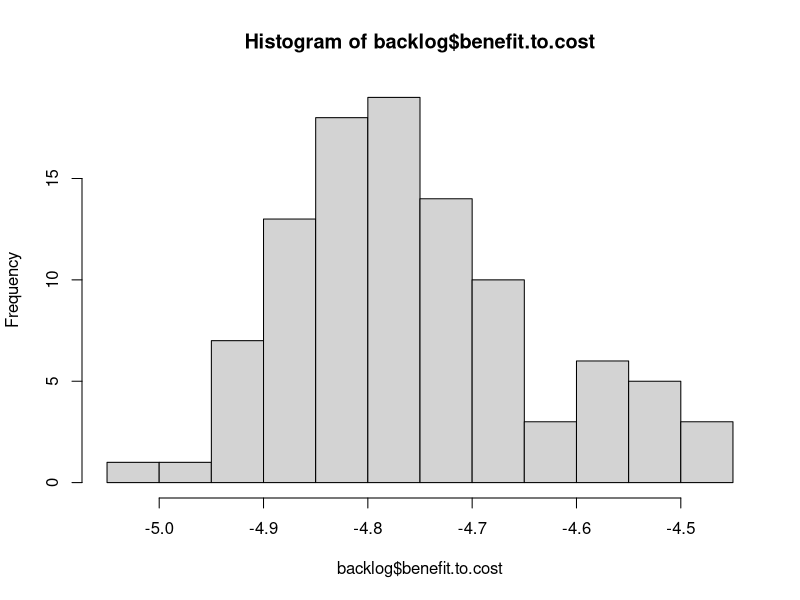
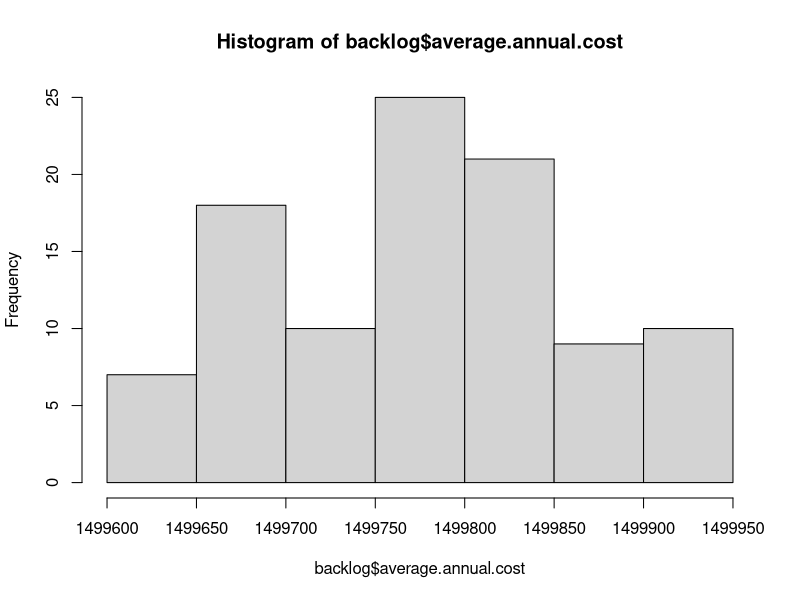
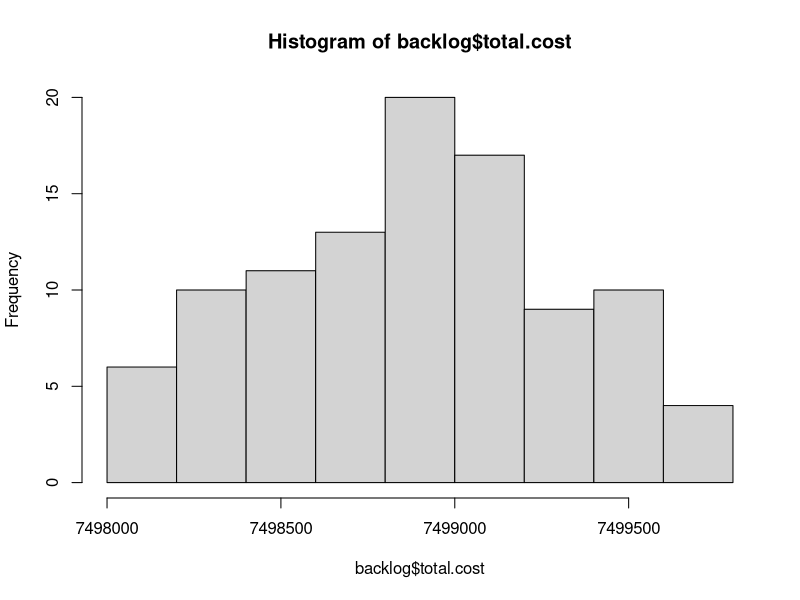
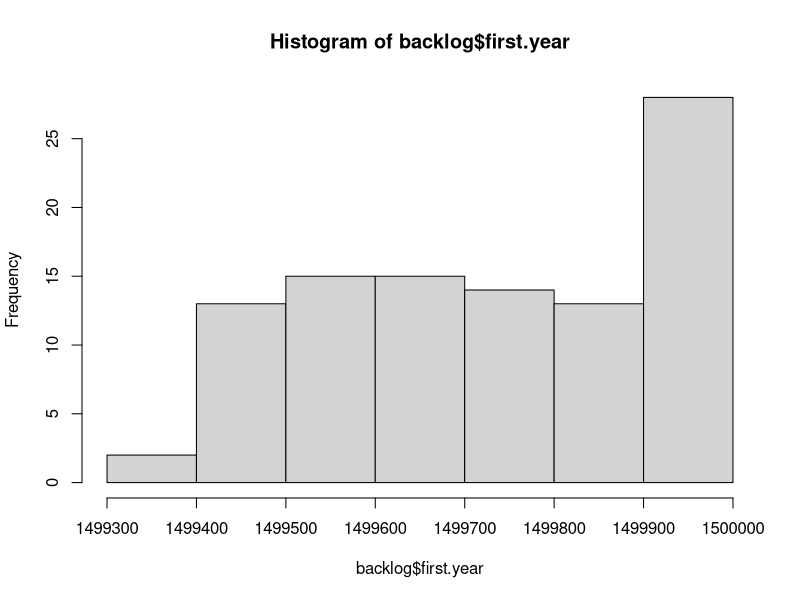

Reproduce these figures in R, in order. (Note: this script raises an error after producing the figures.)
# Read Me ####
# This code analyzes data from FST, the City's pavement consultant
# It models the cost and PCI degredation in order to optimize pavement decisions
# OCI value = PCI.  Note these scores are from November 2012.
# Created By Daniel Hadley

# Considerations: 
# 1. The knapsack approximates an optimal outcome, but needs to be inspected in cases where the 
# limit is low,E.g., http://oucsace.cs.ohiou.edu/~razvan/courses/cs4040/lecture16.pdf
# 2. The model makes assumptions about the differences in PCI reset of various treatment types.
# It assumes that patching only resets to PCI + 6, for example. 

library("plyr")


# Import data ####
setwd("K:/Somerstat/Common/Data/2014 StreetStat/PCI_Code")
# setwd ("~/Documents/Git/PCI_Code") #at home
d <- read.csv("PCI.csv")


# Create new variables #### 
d$sq.ft <- d$PavementWi * d$Length # Sq. Feet
d$sq.yd <- d$sq.ft * 0.111111 # Sq. Yards


# Functions needed for the model: ####
# f(Age) = PCI, f(PCI) = AGE, f(Age, Pave, Old PCI) = New PCI 
# f(PCI) = AGE, f(PCI) = Cost, f(knapsack) = pave 

# f(Age) = PCI
# Referenes below
# http://onlinepubs.trb.org/onlinepubs/conferences/2012/assetmgmt/presentations/Data-A-Ramirez-Flores-Chang-Albitres.pdf
# https://repository.tamu.edu/bitstream/handle/1969.1/ETD-TAMU-2009-05-317/DESHMUKH-THESIS.pdf?sequence=2
# http://www.mylongview.com/modules/showdocument.aspx?documentid=631
# See AnalyzePCI.R
PCIf <- function(AGE){ 
  PCI <- ifelse(d$Functional == "CO - Collector", 100 - (106/((log(79/AGE))^(1/.48))),
                ifelse(d$Functional == "AR - Arterial", 100 - (109/((log(88/AGE))^(1/.58))),
                       100 - (97/((log(110/AGE))^(1/.61)))
                ))
  return(PCI)
}


# f(PCI, Function, Sq.yd) = Cost 
Costf <- function(OCI, Functional, sq.yd){ 
  Cost <- ifelse((OCI >= 68) & (OCI < 88), 1.8,
         ifelse((OCI >= 47) & (OCI < 68), 18.50,
                ifelse((OCI >= 25) & (OCI < 47) & (Functional == "RT - Residential Local"), 76.80,
                       ifelse((OCI >= 25) & (OCI < 47) & (Functional == "RE - Residential Dead End"), 76.80,
                              ifelse((OCI >= 25) & (OCI < 47) & (Functional == "CO - Collector" ), 91.10,
                                     ifelse((OCI >= 25) & (OCI < 47) & (Functional == "AR - Arterial"), 91.10,
                                            ifelse((OCI >= 0) & (OCI < 25) & (Functional == "RT - Residential Local"), 139.80,
                                                   ifelse((OCI >= 0) & (OCI < 25) & (Functional == "RE - Residential Dead End"), 139.80,
                                                          ifelse((OCI >= 0) & (OCI < 25) & (Functional == "CO - Collector"), 147.70,
                                                                 ifelse((OCI >= 0) & (OCI < 25) & (Functional == "AR - Arterial"), 162.10,
                                                                        ifelse(OCI >= 88, 0, 360)))))))))))
  return(Cost*sq.yd)
}


#f(Pave, Previous Year's Moritorium) = Moritorium
Moritoriumf <- function(Pave, MoritoriumX){
  Moritorium <- ifelse(Pave == 1, 1, 
                       ifelse((MoritoriumX > 0) & (MoritoriumX < 3), 1 + MoritoriumX,
                              0 
                              ))
  return(Moritorium)
}


# f(PCI) = delta
# This takes the current PCI and calculates the difference between that and the PCI post treatment
# This is essentially the "value" in the knapsack algo
# The penultimate line ensures that during the moratorium (3 years after work is done), that
# street is not selected for maintenance yet
Deltaf <- function(OldOCI, sq.yd, Moratorium){ 
   Delta <- ifelse((OldOCI >= 68) & (OldOCI < 88) & (Moratorium == 0), ((OldOCI + 8) * sq.yd) - (OldOCI * sq.yd),
                   ifelse((OldOCI >= 47) & (OldOCI < 68) & (Moratorium == 0), ((OldOCI + 7) * sq.yd) - (OldOCI * sq.yd),
                   # why + 8 and +9: http//www.ci.san-ramon.ca.us/engr/pavement.html
                   ifelse((OldOCI >= 25) & (OldOCI < 47) & (Moratorium == 0), (96 * sq.yd) - (OldOCI * sq.yd),
                          ifelse(Moratorium != 0, 0, 
                          (100 * sq.yd) - (OldOCI * sq.yd)
                                 ))))                      
  return(Delta)
}


# # f(value, weight, limit ) = pave. This is the OLD Pave function
# # This is a greedy approximation to the Knapsack algorithm
# knapsack <- function(value, weight, limit){
#   benefit.to.cost <- value / weight #Create ratio
#   df = data.frame(value, weight, benefit.to.cost) # turn it into a DF
#   df$ID <- (1:nrow(df)) # add ID to resort later
#   df <- df[with(df, order(-benefit.to.cost)), ] # Sort by benefit.to.cost
#   rownames(df) <- NULL # Reset the row names for easier indexing
#   df$total.weight <- ifelse(cumsum(df$weight) <= limit, cumsum(df$weight), 0) # Add first items that fit
#   # I need to add a break here if nothing fits in the bag on the first pass
#   for(i in 2:nrow(df)){ #Start in row 2 because some values have been added above
#     df$total.weight[i] <- ifelse(df$weight[i] + df$total.weight[i-1] <= limit, # If adding won't go over limit
#                                  df$weight[i] + df$total.weight[i-1], df$total.weight[i-1]) # If it will, keep Weight the same
#   }
#   df$add <- 0
#   df$add[1] <- ifelse(df$total.weight[1] > 0, 1, 0)
#   for(i in 2:nrow(df)){ #Start in row 2 
#     df$add[i] <- ifelse(df$total.weight[i] > df$total.weight[i-1], 1, 0) # 1 if it has been added
#   }
#   df$add <- ifelse(df$benefit.to.cost == 0, 0, df$add) #To avoid paving streets under moratorium
#   df$add <- ifelse(df$value == 0, 0, df$add)
#   df <- df[with(df, order(ID)), ] # Resort by ID
#   rownames(df) <- NULL # Reset the row names for easier indexing
#   return(df$add)
# }


# f(value, weight, limit preventive maintenance, limit reconstruction) = pave. This is the basic Pave function
# This is a greedy approximation to the Knapsack algorithm
knapsack <- function(value, weight, limitPM, limitR, PCI){
  benefit.to.cost <- value / weight #Create ratio
  df = data.frame(value, weight, benefit.to.cost, PCI) # turn it into a DF
  df$ID <- (1:nrow(df)) # add ID to resort later
  df <- df[with(df, order(-benefit.to.cost)), ] # Sort by benefit.to.cost
  rownames(df) <- NULL # Reset the row names for easier indexing
  df$total.weight <- ifelse(cumsum(df$weight) <= limitPM, cumsum(df$weight), 0) # Add first items that fit
  # I need to add a break here if nothing fits in the bag on the first pass
  for(i in 2:nrow(df)){ #Start in row 2 because some values have been added above
    df$total.weight[i] <- ifelse(df$weight[i] + df$total.weight[i-1] <= limitPM, # If adding won't go over limit
                                 df$weight[i] + df$total.weight[i-1], df$total.weight[i-1]) # If it will, keep Weight the same
  }
  df$add <- 0
  df$add[1] <- ifelse(df$total.weight[1] > 0, 1, 0)
  for(i in 2:nrow(df)){ #Start in row 2 
    df$add[i] <- ifelse(df$total.weight[i] > df$total.weight[i-1], 1, 0) # 1 if it has been added
  }
  df$add <- ifelse(df$benefit.to.cost == 0, 0, df$add) #To avoid paving streets under moratorium
  df$add <- ifelse(df$value == 0, 0, df$add)
  # Now do it all again for full reconstruction of the worst streets
  df <- df[with(df, order(PCI)), ] # Sort by PCI
  rownames(df) <- NULL # Reset the row names for easier indexing
  df$total.weight.a <- ifelse(cumsum(df$weight) <= limitR, cumsum(df$weight), 0) # Add first items that fit
  # I need to add a break here if nothing fits in the bag on the first pass
  for(i in 2:nrow(df)){ #Start in row 2 because some values have been added above
    df$total.weight.a[i] <- ifelse(df$weight[i] + df$total.weight.a[i-1] <= limitR, # If adding won't go over limit
                                 df$weight[i] + df$total.weight.a[i-1], df$total.weight.a[i-1]) # If it will, keep Weight the same
  }
  df$add.a <- 0
  df$add.a[1] <- ifelse(df$total.weight.a[1] > 0, 1, 0)
  for(i in 2:nrow(df)){ #Start in row 2 
    df$add.a[i] <- ifelse(df$total.weight.a[i] > df$total.weight.a[i-1], 1, 0) # 1 if it has been added
  }
  df$add.a <- ifelse(df$benefit.to.cost == 0, 0, df$add.a) #To avoid paving streets under moratorium
  df$add.a <- ifelse(df$value == 0, 0, df$add.a)
  # now resort
  df <- df[with(df, order(ID)), ] # Resort by ID
  rownames(df) <- NULL # Reset the row names for easier indexing
  df$pave <- ifelse((df$add == 1) | (df$add.a == 1), 1, 0)
  return(df$pave)
}


# f(Age, Pave, Old PCI) = New PCI
# See AnalyzePCI.R
NewPCIf <- function(AGE, Pave, OldOCI){
  NewPCI <- ifelse((OldOCI >= 68) & (OldOCI < 88) & (Pave == 1), OldOCI + 8,
                   # why + 7: http//www.ci.san-ramon.ca.us/engr/pavement.html
                   ifelse((OldOCI >= 47) & (OldOCI < 68) & (Pave == 1), OldOCI + 7,
                          ifelse((OldOCI >= 25) & (OldOCI < 47) & (Pave == 1), 96, 
                                 # http://www.mylongview.com/modules/showdocument.aspx?documentid=631
                                 ifelse((OldOCI >= 0) & (OldOCI < 25) & (Pave == 1), 100,
                                        ifelse((d$Functional == "CO - Collector") & (Pave == 0), 100 - (106/((log(79/AGE))^(1/.48))),
                                               ifelse((d$Functional == "AR - Arterial") & (Pave == 0), 100 - (109/((log(88/AGE))^(1/.58))),
                                                      100 - (97/((log(110/AGE))^(1/.61)))
                                 ))))))                      
  return(NewPCI)
}


# f(NewPCI) = New Age
Agef <- function(NewPCI){
  NewAge <- ifelse((d$Functional == "CO - Collector"), 79*(2.71828^(-9.37879/(100-NewPCI)^0.48)),
                   ifelse((d$Functional == "AR - Arterial"), 88*(2.71828^(-15.1952/(100-NewPCI)^0.58)),
                          110*(2.71828^(-16.2904/(100-NewPCI)^0.61))
                   ))
                   
  return(NewAge)
}


# Final model ####

  d$Age <- Agef(d$OCI) # Estimated age in Nov 2012
  d$backlog <- Costf(d$OCI, d$Functional, d$sq.yd) # Backlog in Nov 2012
  d$Moritorium <- 0 # Hold for three years between routine maintenance 
  d$Delta.a <- Deltaf(d$OCI, d$sq.yd, d$Moritorium) # Difference between old OCI and potential OCI
  d$Pave.a <- knapsack(d$Delta.a, d$backlog, 1000000, 1000000, d$OCI) # Pave or not in spring 2013
  d$cost.a <- ifelse(d$Pave.a == 1, Costf(d$OCI, d$Functional, d$sq.yd),0) #The cost to pave the selected streets
  d$Moritorium.a <- Moritoriumf(d$Pave.a, d$Moritorium) #if work has been done, hold for 3 years
  d$Age.Tmp <- (1 + d$Age) #Temporary to do the new PCI calculation
  d$PCI.a <-  NewPCIf(d$Age.Tmp, d$Pave.a, d$OCI)
  d$Age.a <- Agef(d$PCI.a) # The new "age" in Nov 2013. E.g., crack and seal streets are not brand new.
d$backlog.a <- Costf(d$PCI.a, d$Functional, d$sq.yd) #Backlog in Nov 2013
  d$Delta.b <- Deltaf(d$PCI.a, d$sq.yd, d$Moritorium.a)
  d$Pave.b <- knapsack(d$Delta.b, d$backlog.a, 1000000, 1000000, d$PCI.a)
  d$cost.b <- ifelse(d$Pave.b == 1, Costf(d$PCI.a, d$Functional, d$sq.yd),0)
  d$Moritorium.b <- Moritoriumf(d$Pave.b, d$Moritorium.a)
  d$Age.Tmp <- (1 + d$Age.a) 
  d$PCI.b <-  NewPCIf(d$Age.Tmp, d$Pave.b, d$PCI.a)
  d$Age.b <- Agef(d$PCI.b)
d$backlog.b <- Costf(d$PCI.b, d$Functional, d$sq.yd)
  d$Delta.c <- Deltaf(d$PCI.b, d$sq.yd, d$Moritorium.b)
  d$Pave.c <- knapsack(d$Delta.c, d$backlog.b, 1000000, 1000000, d$PCI.b)
  d$cost.c <- ifelse(d$Pave.c == 1, Costf(d$PCI.b, d$Functional, d$sq.yd),0)
  d$Moritorium.c <- Moritoriumf(d$Pave.c, d$Moritorium.b)
  d$Age.Tmp <- (1 + d$Age.b) 
  d$PCI.c <-  NewPCIf(d$Age.Tmp, d$Pave.c, d$PCI.b)
  d$Age.c <- Agef(d$PCI.c)
d$backlog.c <- Costf(d$PCI.c, d$Functional, d$sq.yd)
  d$Delta.d <- Deltaf(d$PCI.c, d$sq.yd, d$Moritorium.c)
  d$Pave.d <- knapsack(d$Delta.d, d$backlog.c, 1000000, 1000000, d$PCI.c)
  d$cost.d <- ifelse(d$Pave.d == 1, Costf(d$PCI.c, d$Functional, d$sq.yd),0)
  d$Moritorium.d <- Moritoriumf(d$Pave.d, d$Moritorium.c)
  d$Age.Tmp <- (1 + d$Age.c) 
  d$PCI.d <-  NewPCIf(d$Age.Tmp, d$Pave.d, d$PCI.c)
  d$Age.d <- Agef(d$PCI.d)
d$backlog.d <- Costf(d$PCI.d, d$Functional, d$sq.yd)
  d$Delta.e <- Deltaf(d$PCI.d, d$sq.yd, d$Moritorium.d)
  d$Pave.e <- knapsack(d$Delta.e, d$backlog.d, 1000000, 1000000, d$PCI.d)
  d$cost.e <- ifelse(d$Pave.e == 1, Costf(d$PCI.d, d$Functional, d$sq.yd),0)
  d$Moritorium.e <- Moritoriumf(d$Pave.e, d$Moritorium.d)
  d$Age.Tmp <- (1 + d$Age.d) 
  d$PCI.e <-  NewPCIf(d$Age.Tmp, d$Pave.e, d$PCI.d)
  d$Age.e <- Agef(d$PCI.e)
d$backlog.e <- Costf(d$PCI.e, d$Functional, d$sq.yd)


# Final model wrapped in a function with the Streets that DPW did in 2013 ####
# f(n, limit preventive maintenance, limit reconstruction) = output
Modelf <- function(n, limitPM, limitR){
  d$Age <- Agef(d$OCI) # Estimated age in Nov 2012
  d$backlog <- Costf(d$OCI, d$Functional, d$sq.yd) # Backlog in Nov 2012
  d$Moritorium <- 0 # Hold for three years between routine maintenance 
  d$Delta.a <- Deltaf(d$OCI, d$sq.yd, d$Moritorium) # Difference between old OCI and potential OCI
  ## The following list is missing the private ways and the part of Shore they did. Was it all Shore?
  d$Pave.a <- ifelse(d$STREETNAME %in% c('ALBION ST' , 'ALBION TERR', 'BELMONT SQ', 'HAMMOND ST',
                                         'MORGAN ST', 'WHEELER ST', 'WYATT ST', 'YORKTOWN ST'), 1, 0)
  d$cost.a <- ifelse(d$Pave.a == 1, Costf(d$OCI, d$Functional, d$sq.yd),0) #The cost to pave the selected streets
  d$Moritorium.a <- Moritoriumf(d$Pave.a, d$Moritorium) #if work has been done, hold for 3 years
  d$Age.Tmp <- (1 + d$Age) #Temporary to do the new PCI calculation
  d$PCI.a <-  NewPCIf(d$Age.Tmp, d$Pave.a, d$OCI)
  d$Age.a <- Agef(d$PCI.a) # The new "age" in Nov 2013. E.g., crack and seal streets are not brand new.
  d$backlog.a <- Costf(d$PCI.a, d$Functional, d$sq.yd) #Backlog in Nov 2013
  d$Delta.b <- Deltaf(d$PCI.a, d$sq.yd, d$Moritorium.a)
  d$Pave.b <- knapsack(d$Delta.b, d$backlog.a, limitPM, limitR, d$PCI.a)
  d$cost.b <- ifelse(d$Pave.b == 1, Costf(d$PCI.a, d$Functional, d$sq.yd),0)
  d$Moritorium.b <- Moritoriumf(d$Pave.b, d$Moritorium.a)
  d$Age.Tmp <- (1 + d$Age.a) 
  d$PCI.b <-  NewPCIf(d$Age.Tmp, d$Pave.b, d$PCI.a)
  d$Age.b <- Agef(d$PCI.b)
  d$backlog.b <- Costf(d$PCI.b, d$Functional, d$sq.yd)
  d$Delta.c <- Deltaf(d$PCI.b, d$sq.yd, d$Moritorium.b)
  d$Pave.c <- knapsack(d$Delta.c, d$backlog.b, limitPM, limitR, d$PCI.b)
  d$cost.c <- ifelse(d$Pave.c == 1, Costf(d$PCI.b, d$Functional, d$sq.yd),0)
  d$Moritorium.c <- Moritoriumf(d$Pave.c, d$Moritorium.b)
  d$Age.Tmp <- (1 + d$Age.b) 
  d$PCI.c <-  NewPCIf(d$Age.Tmp, d$Pave.c, d$PCI.b)
  d$Age.c <- Agef(d$PCI.c)
  d$backlog.c <- Costf(d$PCI.c, d$Functional, d$sq.yd)
  d$Delta.d <- Deltaf(d$PCI.c, d$sq.yd, d$Moritorium.c)
  d$Pave.d <- knapsack(d$Delta.d, d$backlog.c, limitPM, limitR, d$PCI.c)
  d$cost.d <- ifelse(d$Pave.d == 1, Costf(d$PCI.c, d$Functional, d$sq.yd),0)
  d$Moritorium.d <- Moritoriumf(d$Pave.d, d$Moritorium.c)
  d$Age.Tmp <- (1 + d$Age.c) 
  d$PCI.d <-  NewPCIf(d$Age.Tmp, d$Pave.d, d$PCI.c)
  d$Age.d <- Agef(d$PCI.d)
  d$backlog.d <- Costf(d$PCI.d, d$Functional, d$sq.yd)
  d$Delta.e <- Deltaf(d$PCI.d, d$sq.yd, d$Moritorium.d)
  d$Pave.e <- knapsack(d$Delta.e, d$backlog.d, limitPM, limitR, d$PCI.d)
  d$cost.e <- ifelse(d$Pave.e == 1, Costf(d$PCI.d, d$Functional, d$sq.yd),0)
  d$Moritorium.e <- Moritoriumf(d$Pave.e, d$Moritorium.d)
  d$Age.Tmp <- (1 + d$Age.d) 
  d$PCI.e <-  NewPCIf(d$Age.Tmp, d$Pave.e, d$PCI.d)
  d$Age.e <- Agef(d$PCI.e)
  d$backlog.e <- Costf(d$PCI.e, d$Functional, d$sq.yd)
  #   Now create the outputs
  backlog <- sum(d$backlog.e)
  backlog.reduction <- (sum(d$backlog)) - (sum(d$backlog.e))
  backlog.change <- ((sum(d$backlog.e)) - (sum(d$backlog))) / (sum(d$backlog))
  total.cost <- sum(d$cost.a, d$cost.b, d$cost.c, d$cost.d, d$cost.e)
  benefit.to.cost <- backlog.reduction / total.cost
  low <- d[ which(d$PCI.e < 30), ]
  percent.low <- (sum(low$sq.yd))/1655897
  pci <- weighted.mean(d$PCI.e, d$sq.yd)
  output <- list(backlog, backlog.reduction, backlog.change, total.cost, benefit.to.cost, percent.low, pci)
  return(output)
}
Modelf(1, 2000000, 2000000)


# Stochastic Model (random sorting) for comparison ####
# f(value, weight, limit ) = pave. 
# This is a greedy approximation to the Knapsack algorithm
knapsack <- function(value, weight, limit){
  benefit.to.cost <- sample(1:573, 573, replace=F) #Instead of real ratio, make it random
  df = data.frame(value, weight, benefit.to.cost) # turn it into a DF
  df$ID <- (1:nrow(df)) # add ID to resort later
  df <- df[with(df, order(-benefit.to.cost)), ] # Sort by benefit.to.cost
  rownames(df) <- NULL # Reset the row names for easier indexing
  df$total.weight <- ifelse(cumsum(df$weight) <= limit, cumsum(df$weight), 0) # Add first items that fit
  # I need to add a break here if nothing fits in the bag on the first pass
  for(i in 2:nrow(df)){ #Start in row 2 because some values have been added above
    df$total.weight[i] <- ifelse(df$weight[i] + df$total.weight[i-1] <= limit, # If adding won't go over limit
                                 df$weight[i] + df$total.weight[i-1], df$total.weight[i-1]) # If it will, keep Weight the same
  }
  df$add <- 0
  df$add[1] <- ifelse(df$total.weight[1] > 0, 1, 0)
  for(i in 2:nrow(df)){ #Start in row 2 
    df$add[i] <- ifelse(df$total.weight[i] > df$total.weight[i-1], 1, 0) # 1 if it has been added
  }
  df <- df[with(df, order(ID)), ] # Resort by ID
  rownames(df) <- NULL # Reset the row names for easier indexing
  return(df$add)
}


Modelf <- function(n){
  d$Age <- Agef(d$OCI) # Estimated age in Nov 2012
  d$backlog <- Costf(d$OCI, d$Functional, d$sq.yd) # Backlog in Nov 2012
  d$Moritorium <- 0 # Hold for three years between routine maintenance 
  d$Delta.a <- Deltaf(d$OCI, d$sq.yd, d$Moritorium) # Difference between old OCI and potential OCI
  d$Pave.a <- knapsack(d$Delta.a, d$backlog, 1500000) # Pave or not in spring 2013
  d$cost.a <- ifelse(d$Pave.a == 1, Costf(d$OCI, d$Functional, d$sq.yd),0) #The cost to pave the selected streets
  d$Moritorium.a <- Moritoriumf(d$Pave.a, d$Moritorium) #if work has been done, hold for 3 years
  d$Age.Tmp <- (1 + d$Age) #Temporary to do the new PCI calculation
  d$PCI.a <-  NewPCIf(d$Age.Tmp, d$Pave.a, d$OCI)
  d$Age.a <- Agef(d$PCI.a) # The new "age" in Nov 2013. E.g., crack and seal streets are not brand new.
  d$backlog.a <- Costf(d$PCI.a, d$Functional, d$sq.yd) #Backlog in Nov 2013
  d$Delta.b <- Deltaf(d$PCI.a, d$sq.yd, d$Moritorium.a)
  d$Pave.b <- knapsack(d$Delta.b, d$backlog.a, 1500000)
  d$cost.b <- ifelse(d$Pave.b == 1, Costf(d$PCI.a, d$Functional, d$sq.yd),0)
  d$Moritorium.b <- Moritoriumf(d$Pave.b, d$Moritorium.a)
  d$Age.Tmp <- (1 + d$Age.a) 
  d$PCI.b <-  NewPCIf(d$Age.Tmp, d$Pave.b, d$PCI.a)
  d$Age.b <- Agef(d$PCI.b)
  d$backlog.b <- Costf(d$PCI.b, d$Functional, d$sq.yd)
  d$Delta.c <- Deltaf(d$PCI.b, d$sq.yd, d$Moritorium.b)
  d$Pave.c <- knapsack(d$Delta.c, d$backlog.b, 1500000)
  d$cost.c <- ifelse(d$Pave.c == 1, Costf(d$PCI.b, d$Functional, d$sq.yd),0)
  d$Moritorium.c <- Moritoriumf(d$Pave.c, d$Moritorium.b)
  d$Age.Tmp <- (1 + d$Age.b) 
  d$PCI.c <-  NewPCIf(d$Age.Tmp, d$Pave.c, d$PCI.b)
  d$Age.c <- Agef(d$PCI.c)
  d$backlog.c <- Costf(d$PCI.c, d$Functional, d$sq.yd)
  d$Delta.d <- Deltaf(d$PCI.c, d$sq.yd, d$Moritorium.c)
  d$Pave.d <- knapsack(d$Delta.d, d$backlog.c, 1500000)
  d$cost.d <- ifelse(d$Pave.d == 1, Costf(d$PCI.c, d$Functional, d$sq.yd),0)
  d$Moritorium.d <- Moritoriumf(d$Pave.d, d$Moritorium.c)
  d$Age.Tmp <- (1 + d$Age.c) 
  d$PCI.d <-  NewPCIf(d$Age.Tmp, d$Pave.d, d$PCI.c)
  d$Age.d <- Agef(d$PCI.d)
  d$backlog.d <- Costf(d$PCI.d, d$Functional, d$sq.yd)
  d$Delta.e <- Deltaf(d$PCI.d, d$sq.yd, d$Moritorium.d)
  d$Pave.e <- knapsack(d$Delta.e, d$backlog.d, 1500000)
  d$cost.e <- ifelse(d$Pave.e == 1, Costf(d$PCI.d, d$Functional, d$sq.yd),0)
  d$Moritorium.e <- Moritoriumf(d$Pave.e, d$Moritorium.d)
  d$Age.Tmp <- (1 + d$Age.d) 
  d$PCI.e <-  NewPCIf(d$Age.Tmp, d$Pave.e, d$PCI.d)
  d$Age.e <- Agef(d$PCI.e)
  d$backlog.e <- Costf(d$PCI.e, d$Functional, d$sq.yd)
  #   Now create the outputs
  backlog <- sum(d$backlog.e)
  backlog.reduction <- (sum(d$backlog)) - (sum(d$backlog.e))
  total.cost <- sum(d$cost.a, d$cost.b, d$cost.c, d$cost.d, d$cost.e)
  benefit.to.cost <- backlog.reduction / total.cost
  average.annual.cost <- ((sum(d$cost.a)) + (sum(d$cost.b)) + (sum(d$cost.c)) + 
                            (sum(d$cost.d)) + (sum(d$cost.e))) / 5
  first.year <- sum(d$cost.a)
  output <- list(backlog, backlog.reduction, total.cost, benefit.to.cost, average.annual.cost, first.year)
  return(output)
}

Modelf(1)

# Now run the function X number of times
# http://stats.stackexchange.com/questions/7999/how-to-efficiently-repeat-a-function-on-a-data-set-in-r
library("plyr")
l <- alply(cbind(rep(100,100),rep(20,10)),1,Modelf)
backlog <- data.frame(matrix(unlist(l), nrow=100, byrow=T))
colnames(backlog) <- c("backlog", "backlog.reduction", "total.cost", "benefit.to.cost", 
                       "average.annual.cost", "first.year")

hist(backlog$benefit.to.cost)
hist(backlog$average.annual.cost)
hist(backlog$total.cost)
hist(backlog$first.year)


# Stochastic Model (random spending number) to see return on investment ####

Modelf <- function(n){
  random <- runif(1, min=0, max=6000000)
  d$Age <- Agef(d$OCI) # Estimated age in Nov 2012
  d$backlog <- Costf(d$OCI, d$Functional, d$sq.yd) # Backlog in Nov 2012
  d$Moritorium <- 0 # Hold for three years between routine maintenance 
  d$Delta.a <- Deltaf(d$OCI, d$sq.yd, d$Moritorium) # Difference between old OCI and potential OCI
  ## The following list is missing the private ways and the part of Shore they did. Was it all Shore?
  d$Pave.a <- ifelse(d$STREETNAME %in% c('ALBION ST' , 'ALBION TERR', 'BELMONT SQ', 'HAMMOND ST',
                                         'MORGAN ST', 'WHEELER ST', 'WYATT ST', 'YORKTOWN ST'), 1, 0)
  d$cost.a <- ifelse(d$Pave.a == 1, Costf(d$OCI, d$Functional, d$sq.yd),0) #The cost to pave the selected streets
  d$Moritorium.a <- Moritoriumf(d$Pave.a, d$Moritorium) #if work has been done, hold for 3 years
  d$Age.Tmp <- (1 + d$Age) #Temporary to do the new PCI calculation
  d$PCI.a <-  NewPCIf(d$Age.Tmp, d$Pave.a, d$OCI)
  d$Age.a <- Agef(d$PCI.a) # The new "age" in Nov 2013. E.g., crack and seal streets are not brand new.
  d$backlog.a <- Costf(d$PCI.a, d$Functional, d$sq.yd) #Backlog in Nov 2013
  d$Delta.b <- Deltaf(d$PCI.a, d$sq.yd, d$Moritorium.a)
  d$Pave.b <- knapsack(d$Delta.b, d$backlog.a, random, random, d$PCI.a)
  d$cost.b <- ifelse(d$Pave.b == 1, Costf(d$PCI.a, d$Functional, d$sq.yd),0)
  d$Moritorium.b <- Moritoriumf(d$Pave.b, d$Moritorium.a)
  d$Age.Tmp <- (1 + d$Age.a) 
  d$PCI.b <-  NewPCIf(d$Age.Tmp, d$Pave.b, d$PCI.a)
  d$Age.b <- Agef(d$PCI.b)
  d$backlog.b <- Costf(d$PCI.b, d$Functional, d$sq.yd)
  d$Delta.c <- Deltaf(d$PCI.b, d$sq.yd, d$Moritorium.b)
  d$Pave.c <- knapsack(d$Delta.c, d$backlog.b, random, random, d$PCI.b)
  d$cost.c <- ifelse(d$Pave.c == 1, Costf(d$PCI.b, d$Functional, d$sq.yd),0)
  d$Moritorium.c <- Moritoriumf(d$Pave.c, d$Moritorium.b)
  d$Age.Tmp <- (1 + d$Age.b) 
  d$PCI.c <-  NewPCIf(d$Age.Tmp, d$Pave.c, d$PCI.b)
  d$Age.c <- Agef(d$PCI.c)
  d$backlog.c <- Costf(d$PCI.c, d$Functional, d$sq.yd)
  d$Delta.d <- Deltaf(d$PCI.c, d$sq.yd, d$Moritorium.c)
  d$Pave.d <- knapsack(d$Delta.d, d$backlog.c, random, random, d$PCI.c)
  d$cost.d <- ifelse(d$Pave.d == 1, Costf(d$PCI.c, d$Functional, d$sq.yd),0)
  d$Moritorium.d <- Moritoriumf(d$Pave.d, d$Moritorium.c)
  d$Age.Tmp <- (1 + d$Age.c) 
  d$PCI.d <-  NewPCIf(d$Age.Tmp, d$Pave.d, d$PCI.c)
  d$Age.d <- Agef(d$PCI.d)
  d$backlog.d <- Costf(d$PCI.d, d$Functional, d$sq.yd)
  d$Delta.e <- Deltaf(d$PCI.d, d$sq.yd, d$Moritorium.d)
  d$Pave.e <- knapsack(d$Delta.e, d$backlog.d, random, random, d$PCI.d)
  d$cost.e <- ifelse(d$Pave.e == 1, Costf(d$PCI.d, d$Functional, d$sq.yd),0)
  d$Moritorium.e <- Moritoriumf(d$Pave.e, d$Moritorium.d)
  d$Age.Tmp <- (1 + d$Age.d) 
  d$PCI.e <-  NewPCIf(d$Age.Tmp, d$Pave.e, d$PCI.d)
  d$Age.e <- Agef(d$PCI.e)
  d$backlog.e <- Costf(d$PCI.e, d$Functional, d$sq.yd)
  #   Now create the outputs
  random <- random
  backlog <- sum(d$backlog.e)
  backlog.reduction <- (sum(d$backlog)) - (sum(d$backlog.e)) 
  backlog.change.percent <- (sum(d$backlog.e)) - (sum(d$backlog))/(sum(d$backlog))
  total.cost <- sum(d$cost.a, d$cost.b, d$cost.c, d$cost.d, d$cost.e)
  benefit.to.cost <- backlog.reduction / total.cost
  average.annual.cost <- ((sum(d$cost.a)) + (sum(d$cost.b)) + (sum(d$cost.c)) + 
                            (sum(d$cost.d)) + (sum(d$cost.e))) / 5
  first.year <- sum(d$cost.a)
  weighted.PCI.a <- weighted.mean(d$PCI.a, d$sq.yd)
  weighted.PCI.e <- weighted.mean(d$PCI.e, d$sq.yd)
  min.PCI.e <- min(d$PCI.e)
  output <- list(backlog, backlog.reduction, backlog.change.percent, total.cost, benefit.to.cost, 
                 average.annual.cost, first.year, random, weighted.PCI.a, 
                 weighted.PCI.e, min.PCI.e)
  return(output)
}

Modelf(1)

# Now run the function X number of times
# http://stats.stackexchange.com/questions/7999/how-to-efficiently-repeat-a-function-on-a-data-set-in-r
library("plyr")
l <- alply(cbind(rep(10000,10000),rep(20,10)),1,Modelf)
backlog <- data.frame(matrix(unlist(l), nrow=10000, byrow=T))
colnames(backlog) <- c("backlog", "backlog.change", "backlog.change.percent", "total.cost", "benefit.to.cost", 
                       "average.annual.cost", "first.year", "Spending", "PCI.a", "PCI.e", 
                       "min.PCI.e")

hist(backlog$benefit.to.cost)
hist(backlog$average.annual.cost)
hist(backlog$total.cost)
hist(backlog$first.year)


# Visualizations ####
library(ggplot2)

my.theme <- 
  theme(plot.background = element_blank(), # Remove background
        panel.grid.major = element_blank(), # Remove gridlines
        panel.grid.minor = element_blank(), # Remove more gridlines
        panel.border = element_blank(), # Remove border
        panel.background = element_blank(), # Remove more background
        axis.ticks = element_blank(), # Remove axis ticks
        axis.text=element_text(size=24), # Enlarge axis text font
        axis.title=element_text(size=26), # Enlarge axis title font
        plot.title=element_text(size=42, hjust=0) # Enlarge, left-align title
        #,axis.text.x = element_text(angle=60, hjust = 1) # Uncomment if X-axis unreadable 
  )

p <- qplot(OCI, weight = sq.yd, data = d, geom = "histogram", alpha=I(.7), main="Data By Year", ylab="Col2 Count")
p + my.theme

p <- qplot(PCI.a, weight = sq.yd, data = d, geom = "histogram", alpha=I(.7), main="Data By Year", ylab="Col2 Count")
p + my.theme

p <- qplot(PCI.b, weight = sq.yd, data = d, geom = "histogram", alpha=I(.7), main="Data By Year", ylab="Col2 Count")
p + my.theme

p <- qplot(PCI.c, weight = sq.yd, data = d, geom = "histogram", alpha=I(.7), main="Data By Year", ylab="Col2 Count")
p + my.theme

p <- qplot(PCI.d, weight = sq.yd, data = d, geom = "histogram", alpha=I(.7), main="Data By Year", ylab="Col2 Count")
p + my.theme

p <- qplot(PCI.e, weight = sq.yd, data = d, geom = "histogram", alpha=I(.7), main="Data By Year", ylab="Col2 Count")
p + my.theme
